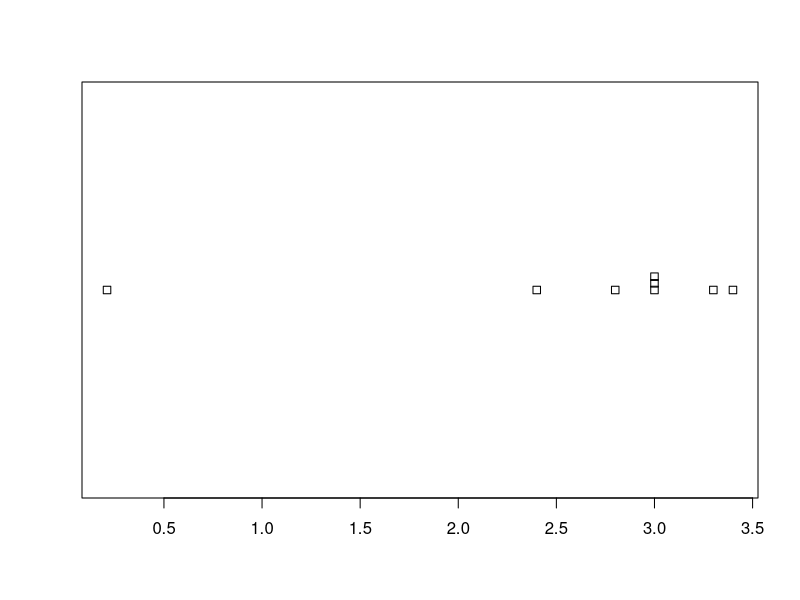

Write R code to recreate this figure.
GPAs<-c(2.8,3.0,3.0,3.3,2.4,3.4,3.0,0.21)
stripchart(GPAs,method = "stack")
summary(GPAs)
#summary function is used to find the outlier
